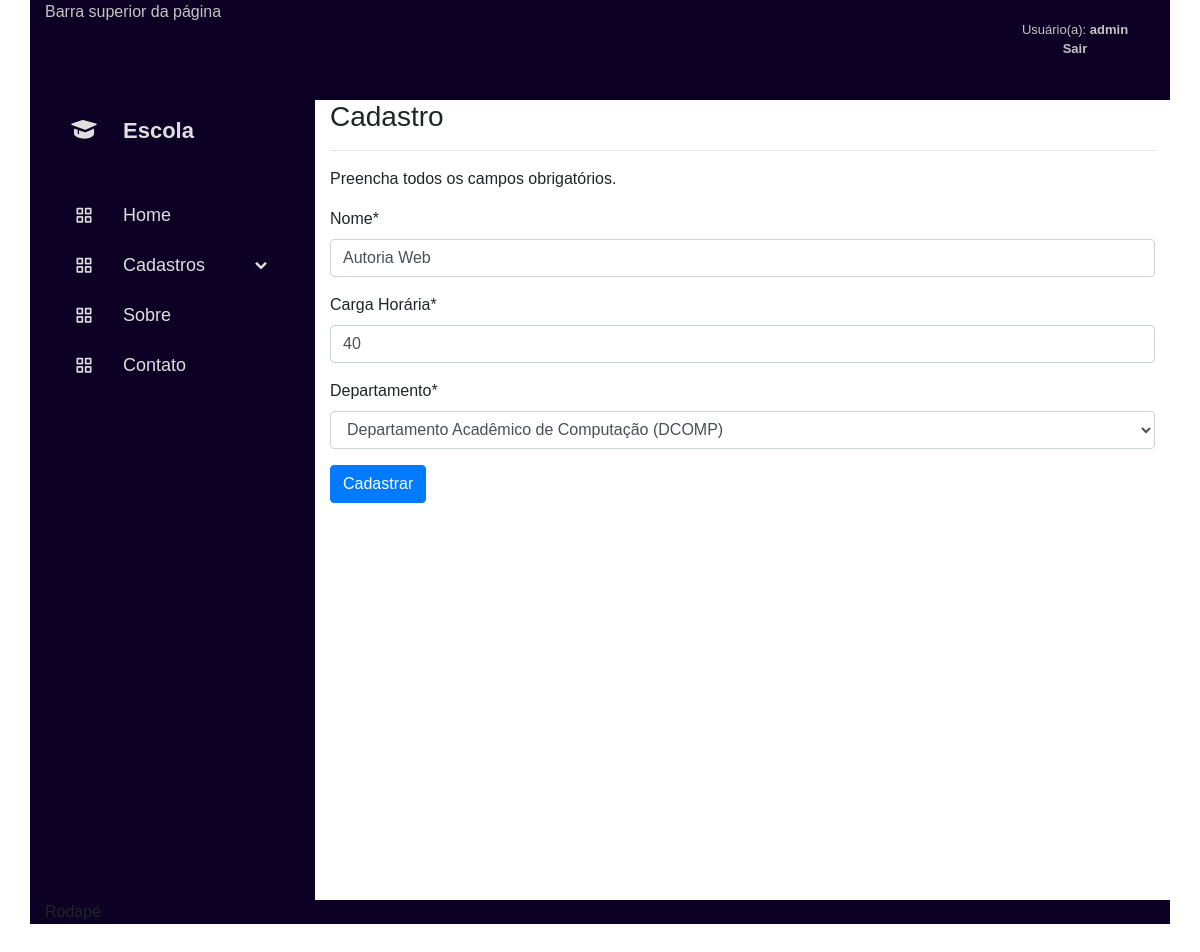
The app's page /editar/disciplina/1/ (signed in) with its own data.
### cadastros/models.py (models this page shows, shortened)
class Disciplina(models.Model):
    nome = models.CharField(max_length=100)
    cargaHoraria = models.IntegerField(verbose_name='Carga Horária')
    departamento = models.ForeignKey(Departamento, on_delete=models.PROTECT)

class Departamento(models.Model):
    nome = models.CharField(max_length=100)
    sigla = models.CharField(max_length=5)
    def __str__(self):
        return "{} ({})".format(self.nome, self.sigla)

### cadastros/views.py (the view)
class DisciplinaUpdate(LoginRequiredMixin, UpdateView):
    model = Disciplina
    fields = ['nome', 'cargaHoraria', 'departamento']
    template_name = 'cadastros/form.html'
    success_url = reverse_lazy('listar-disciplina')
    login_url = reverse_lazy('login')

### cadastros/templates/cadastros/form.html (shortened to what this page needs)
{% extends 'paginas/template.html' %}
{% load static %}
{% load crispy_forms_tags %}
{% block conteudo %}
<h3>Cadastro</h3>
<hr>
<p>Preencha todos os campos obrigatórios.</p>
<form action="" method="POST">
    {{ form|crispy }}
    <button type="submit" class="btn btn-primary">
        Cadastrar
    </button>
</form>
{% endblock %}

### paginas/templates/paginas/template.html (shortened to what this page needs)
{% load static %}
<!DOCTYPE html>
<html lang="pt-br">
<head>
    <link href='https://unpkg.com/boxicons@2.1.4/css/boxicons.min.css' rel='stylesheet'>
    <link rel="stylesheet" href="{% static 'css/style.css' %}">
    <link rel="stylesheet" href="https://cdn.jsdelivr.net/npm/bootstrap@4.6.2/dist/css/bootstrap.min.css">
</head>
<body>
    <div class="container">
        <div class="row">
            <div class="col-md-10 col-lg-10 superior">
                Barra superior da página
            </div>
            <div class="col-md-2 col-lg-2 superior">
                <div class="loginlogout">
                    {% if request.user.is_authenticated %}
                    <p class="textologin"><br>
                        Usuário(a):
                        <strong>{{ user }}
                        <br>
                        <a href="{% url 'logout' %}">
                            Sair
                        </a>
                        </strong>
                    </p>
                    {% endif %}
                </div>
            </div>
        </div>
        <div class="row">
            <div class="col-md-3 col-lg-3 sidebar">
                {% block menu %}
                <a href="#" class="logo-box">
                    <i class='bx bxs-graduation'></i>
                    <div class="logo-name">Escola</div>
                </a>
                <ul class="sidebar-list">
                    <li>
                        <div class="title">
                            <a href="{% url 'inicio' %}" class="link">
                                <i class="bx bx-grid-alt"></i>
                                <span class="name">Home</span>
                            </a>
                        </div>
                    </li>
                    {% if request.user.is_authenticated %}
                    <li class="dropdown">
                        <div class="title">
                            <a href="#" class="link">
                                <i class="bx bx-grid-alt"></i>
                                <span class="name">Cadastros</span>
                            </a>
                            <i class="bx bxs-chevron-down"></i>
                        </div>
                    </li>
                    {% endif %}
                    <li>
                        <div class="title">
                            <a href="{% url 'sobre' %}" class="link">
                                <i class="bx bx-grid-alt"></i>
                                <span class="name">Sobre</span>
                            </a>
                        </div>
                    </li>
                    <li>
                        <div class="title">
                            <a href="{% url 'contato' %}" class="link">
                                <i class="bx bx-grid-alt"></i>
                                <span class="name">Contato</span>
                            </a>
                        </div>
                    </li>
                </ul>
                {% endblock %}
            </div>
            <div class="col-md-9 col-lg-9 conteudo">
                {% block conteudo %}{% endblock %}
            </div>
        </div>
        <div class="row">
            <div class="col-md-12 col-lg-12 rodape">
                Rodapé
            </div>
        </div>
    </div>
</body>
</html>

### static/css/style.css (style rules this page uses)
* { font-family: sans-serif; margin: 0; padding: 0; box-sizing: border-box; list-style: none; text-decoration: none; }
:root { --color_Blue: #3f93f1; --color_Dark1: rgb(12, 0, 36); --color_Dark2: #0a145e; --color_Light1: #dfdfdf; --color_Light2: #c4c4c4; }
.sidebar { position: relative; top: 0; left: 0; width: 280; background-color: var(--color_Dark1); transition: all .5s ease; z-index: 100; }
.sidebar a { text-decoration: none; }
.logo-box { height: 60px; width: 100%; display: flex; align-items: center; color: var(--color_Light1); transition: all .5s ease; }
.logo-box i { font-size: 30px; height: 50px; min-width: 78px; text-align: center; line-height: 50px; transition: all .5s ease; }
.logo-name { font-size: 22px; font-weight: 600; }
.sidebar-list { height: 100%; padding: 30px 0 15px 0; overflow: auto; }
.sidebar-list li { transition: all .5s ease; }
.sidebar-list li .title { display: flex; justify-content: space-between; align-items: center; transition: all .5s ease; cursor: pointer; }
.sidebar-list li .title .link { display: flex; align-items: center; }
.sidebar-list li .title i { height: 50px; min-width: 78px; text-align: center; line-height: 50px; color: var(--color_Light1); font-size: 20px; }
.sidebar-list li .title .name { font-size: 18px; font-weight: 400; color: var(--color_Light1); }
body { background-color: rgb(225, 225, 225); }
.superior { background-color: var(--color_Dark1); height: 100px; color: var(--color_Light2); }
.textologin { font-size: small; color: var(--color_Light2); text-align: center; }
.textologin a { color: var(--color_Light2); }
.conteudo { background-color: white; min-height: 800px; float: right; }
.rodape { background-color: var(--color_Dark1); clear: both; }

### records on screen
Disciplina: nome "Autoria Web", cargaHoraria "40", departamento "Departamento Acadêmico de Computação (DCOMP)"

### other values on screen
{{ user }} "admin"
